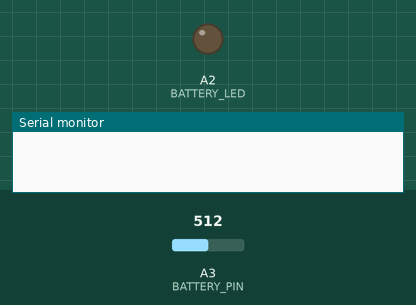
Simulated run of this sketch. Board: Arduino Uno, built with avr-gcc and run on an emulated ATmega328P. On the bench: output pins drawn as LEDs (lit = HIGH), the last lines printed to the serial monitor. The test bench sets the inputs (shaded band); at power-on: A3 (BATTERY_PIN) = 512.

Above: at 1.2 s.
1.3 s: A3 (BATTERY_PIN) set to 237
2.8 s: A3 (BATTERY_PIN) set to 210
At 3.6 s:
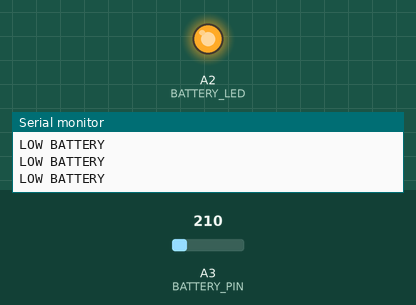
4.3 s: A3 (BATTERY_PIN) set to 306
At 4.8 s:
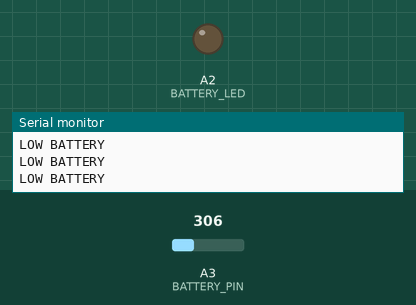
5.8 s: A3 (BATTERY_PIN) set to 122
At 7.1 s:
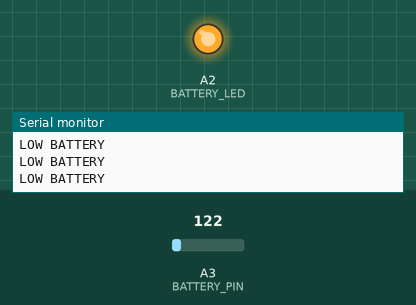
Timing chart, 0 to 8.3 s (numbered marks = the images above; inputs shaded):
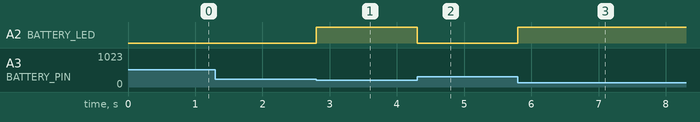

The sketch:

test_security_battery_arduino.ino
```cpp
//Minimum voltage required for an alert
const double MIN_VOLTAGE = 1.2;

//Battery indicator
const int BATTERY_LED = A2;

//Battery measure pin
const int BATTERY_PIN = A3;

//Current battery charge
double batteryCharge;

void setup() {
  // Iniciamos el monitor serie
  Serial.begin(9600);

  // Ouput pin definition for BATTERY_LED
  pinMode(BATTERY_LED,OUTPUT);

  //Input pin definition for battery measure
  pinMode(BATTERY_PIN,INPUT);
}

void loop() {
  //Value conversion from digital to voltage
  batteryCharge = (analogRead(BATTERY_PIN)*5.4)/1024;

  //Measured value comparison with min voltage required
  if(batteryCharge<=MIN_VOLTAGE) {
    digitalWrite(BATTERY_LED,HIGH);
    Serial.println("LOW BATTERY");
  }
  else {
    digitalWrite(BATTERY_LED,LOW);
  }
}
```

Measured:
- the behaviour switches between 228 and 227 on A3 (BATTERY_PIN) (found by bisection; images 0 and 1)
- after the input at 1.3 s, every drawn part: stays the same
- after the input at 2.8 s, A2 (BATTERY_LED): LOW → HIGH at once
- after the input at 4.3 s, A2 (BATTERY_LED): HIGH → LOW at once
- after the input at 5.8 s, A2 (BATTERY_LED): LOW → HIGH at once
